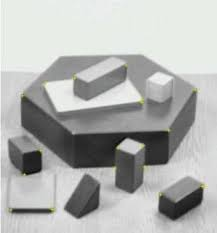
#> input picture Opecv401/04_OZNITELIK_SAPTAMA_TANIMLAMA/05_CORNER_DETECTION_SUB_PIXEL/blox.jpg, 217 x 233 px
$ python corner_detection_sub_pixel.py
#> lines starting #> are read from the running program, lines starting #| are printed output that depends on the picture; after the words box and inside, x2 and y2 are one past the last pixel; in counts of white or black regions, pixels touching at a corner belong together
import cv2 as cv
import numpy as np

src = cv.imread("blox.jpg")
#> src is the input picture: shape (233, 217, 3); mean B, G, R 176.7, 178.6, 177.2

def process(image):
    gray = cv.cvtColor(image, cv.COLOR_BGR2GRAY)

    # 1. Detect corners
    corners = cv.goodFeaturesToTrack(gray, 100, 0.05, 10)
#> corners = 51 rows, first 8: [51, 211], [117, 148], [24, 174], [114, 168], [143, 145], [12, 211], [144, 166], [200, 187]

    # 2. Refine corners
    winSize = (3,3)
    zeroZone = (-1,-1)
    criteria = (cv.TERM_CRITERIA_EPS + cv.TERM_CRITERIA_COUNT, 40, 0.001)
    corners = cv.cornerSubPix(gray, corners, winSize, zeroZone, criteria)
#> corners = 51 rows, first 8: [53.03, 211.8], [115.5, 147.4], [25.88, 174.6], [115.4, 166], [144.4, 144.1], [10.52, 212.7], [143.5, 164.9], [202.9, 188.4]

    # 3. Draw colorful circles (AFTER refinement)
    for corner in corners:
        b = np.random.randint(0,256)
        g = np.random.randint(0,256)
        r = np.random.randint(0,256)

        x = int(corner[0][0])
        y = int(corner[0][1])

        cv.circle(image, (x,y), 5, (b,g,r), 2)
#> this loop made 51 passes
#> (corner, b, g, r, x, y) on passes 1 to 12: ([[53.03, 211.8]], 172, 47, 117, 53, 211), ([[115.5, 147.4]], 192, 67, 251, 115, 147), ([[25.88, 174.6]], 195, 103, 9, 25, 174), ([[115.4, 166]], 211, 21, 242, 115, 166), ([[144.4, 144.1]], 36, 87, 70, 144, 144), ([[10.52, 212.7]], 216, 88, 140, 10, 212), ([[143.5, 164.9]], 58, 193, 230, 143, 164), ([[202.9, 188.4]], 39, 87, 174, 202, 188), ([[168.6, 131.4]], 88, 81, 165, 168, 131), ([[72.42, 134.4]], 25, 77, 72, 72, 134), ([[7.75, 138.5]], 9, 148, 115, 7, 138), ([[196.7, 90.67]], 208, 243, 197, 196, 90)
#> (b, g, r, x, y) on passes 16, 18, 36, 41: (29, 147, 147, 38, 150), (193, 9, 185, 172, 77), (6, 196, 47, 159, 212), (23, 207, 141, 115, 186)
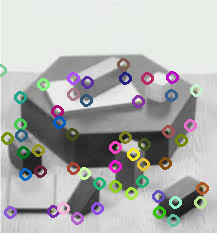
#> image: shape (233, 217, 3); 8.94% of pixels changed, all inside (x1, y1, x2, y2) = (0, 58, 209, 227)

    return image

result = process(src)
cv.imshow("sub pixel", result)
cv.waitKey(0)
cv.destroyAllWindows()
